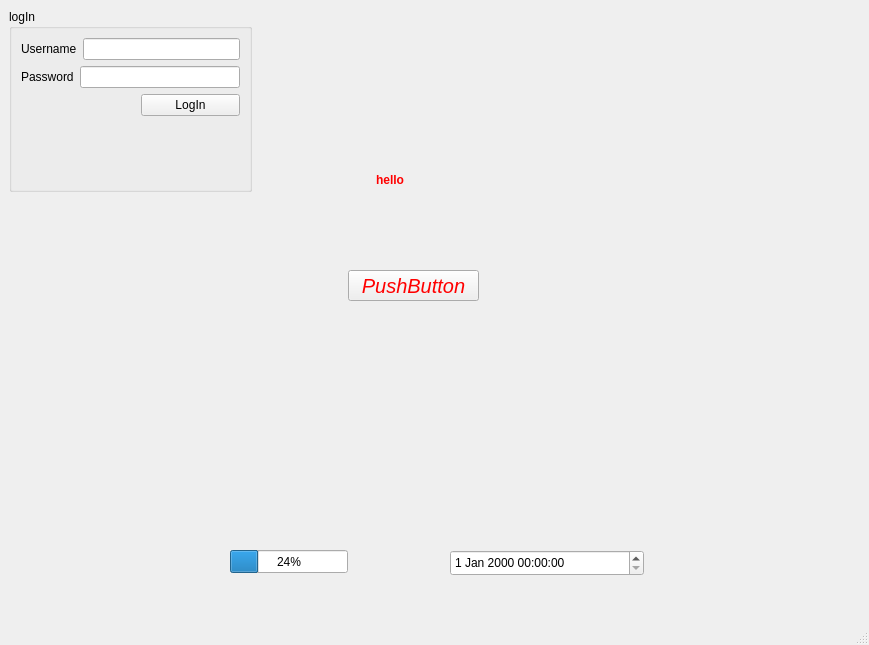
<?xml version="1.0" encoding="UTF-8"?>
<ui version="4.0">
 <class>MainWindow</class>
 <widget class="QMainWindow" name="MainWindow">
  <property name="geometry">
   <rect>
    <x>0</x>
    <y>0</y>
    <width>869</width>
    <height>645</height>
   </rect>
  </property>
  <property name="sizePolicy">
   <sizepolicy hsizetype="Ignored" vsizetype="Preferred">
    <horstretch>0</horstretch>
    <verstretch>0</verstretch>
   </sizepolicy>
  </property>
  <property name="windowTitle">
   <string>MainWindow</string>
  </property>
  <widget class="QWidget" name="centralwidget">
   <widget class="QGroupBox" name="groupBox">
    <property name="geometry">
     <rect>
      <x>9</x>
      <y>9</y>
      <width>243</width>
      <height>183</height>
     </rect>
    </property>
    <property name="title">
     <string>logIn</string>
    </property>
    <layout class="QVBoxLayout" name="verticalLayout">
     <item>
      <layout class="QHBoxLayout" name="horizontalLayout">
       <item>
        <widget class="QLabel" name="label">
         <property name="text">
          <string>Username</string>
         </property>
        </widget>
       </item>
       <item>
        <widget class="QLineEdit" name="lineEdit_name"/>
       </item>
      </layout>
     </item>
     <item>
      <layout class="QHBoxLayout" name="horizontalLayout_2">
       <item>
        <widget class="QLabel" name="label_2">
         <property name="text">
          <string>Password</string>
         </property>
        </widget>
       </item>
       <item>
        <widget class="QLineEdit" name="lineEdit_pass">
         <property name="echoMode">
          <enum>QLineEdit::NoEcho</enum>
         </property>
         <property name="cursorPosition">
          <number>0</number>
         </property>
        </widget>
       </item>
      </layout>
     </item>
     <item>
      <layout class="QHBoxLayout" name="horizontalLayout_3">
       <item>
        <spacer name="horizontalSpacer">
         <property name="orientation">
          <enum>Qt::Horizontal</enum>
         </property>
         <property name="sizeType">
          <enum>QSizePolicy::Maximum</enum>
         </property>
         <property name="sizeHint" stdset="0">
          <size>
           <width>120</width>
           <height>20</height>
          </size>
         </property>
        </spacer>
       </item>
       <item>
        <widget class="QPushButton" name="pushButton_login">
         <property name="sizePolicy">
          <sizepolicy hsizetype="MinimumExpanding" vsizetype="Preferred">
           <horstretch>0</horstretch>
           <verstretch>0</verstretch>
          </sizepolicy>
         </property>
         <property name="text">
          <string>LogIn</string>
         </property>
        </widget>
       </item>
      </layout>
     </item>
     <item>
      <spacer name="verticalSpacer">
       <property name="orientation">
        <enum>Qt::Vertical</enum>
       </property>
       <property name="sizeHint" stdset="0">
        <size>
         <width>20</width>
         <height>40</height>
        </size>
       </property>
      </spacer>
     </item>
    </layout>
   </widget>
   <widget class="QLabel" name="label_3_pic">
    <property name="geometry">
     <rect>
      <x>258</x>
      <y>9</y>
      <width>400</width>
      <height>350</height>
     </rect>
    </property>
    <property name="sizePolicy">
     <sizepolicy hsizetype="Preferred" vsizetype="Preferred">
      <horstretch>20</horstretch>
      <verstretch>21</verstretch>
     </sizepolicy>
    </property>
    <property name="minimumSize">
     <size>
      <width>400</width>
      <height>350</height>
     </size>
    </property>
    <property name="text">
     <string/>
    </property>
   </widget>
   <widget class="QDateTimeEdit" name="dateTimeEdit">
    <property name="geometry">
     <rect>
      <x>450</x>
      <y>550</y>
      <width>194</width>
      <height>26</height>
     </rect>
    </property>
   </widget>
   <widget class="QProgressBar" name="progressBar">
    <property name="geometry">
     <rect>
      <x>230</x>
      <y>550</y>
      <width>118</width>
      <height>23</height>
     </rect>
    </property>
    <property name="value">
     <number>24</number>
    </property>
   </widget>
   <widget class="QLabel" name="label_3">
    <property name="geometry">
     <rect>
      <x>376</x>
      <y>140</y>
      <width>151</width>
      <height>81</height>
     </rect>
    </property>
    <property name="styleSheet">
     <string notr="true">board-size:10px;
board-color:red;</string>
    </property>
    <property name="text">
     <string>&lt;b&gt;&lt;font color=red&gt;hello&lt;/font&gt;&lt;/b&gt;</string>
    </property>
   </widget>
   <widget class="QPushButton" name="pushButton">
    <property name="geometry">
     <rect>
      <x>348</x>
      <y>270</y>
      <width>131</width>
      <height>31</height>
     </rect>
    </property>
    <property name="styleSheet">
     <string notr="true">font-size:20px;
color:red;
font-style:italic;
boarder-size:20;</string>
    </property>
    <property name="text">
     <string>PushButton</string>
    </property>
   </widget>
  </widget>
  <widget class="QMenuBar" name="menubar">
   <property name="geometry">
    <rect>
     <x>0</x>
     <y>0</y>
     <width>869</width>
     <height>22</height>
    </rect>
   </property>
  </widget>
  <widget class="QStatusBar" name="statusbar"/>
 </widget>
 <resources/>
 <connections/>
</ui>
